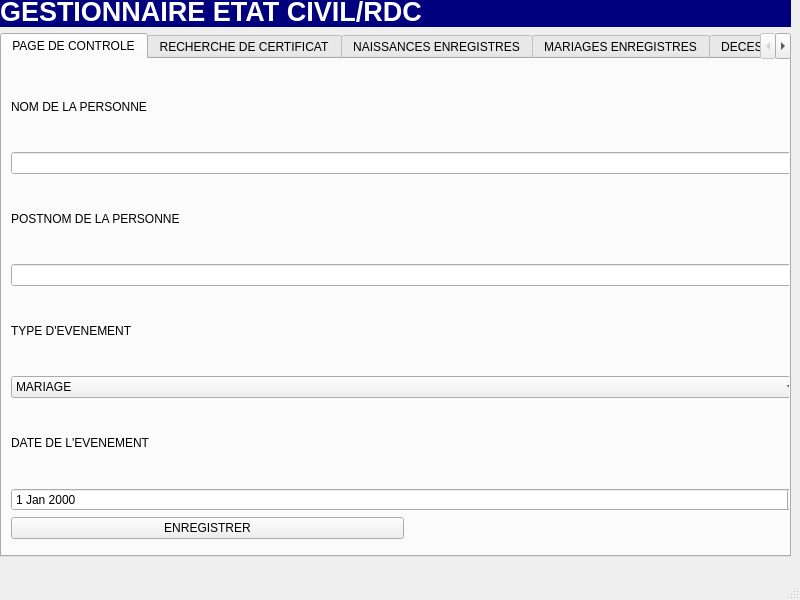
<?xml version="1.0" encoding="UTF-8"?>
<ui version="4.0">
 <class>gestion</class>
 <widget class="QMainWindow" name="gestion">
  <property name="geometry">
   <rect>
    <x>0</x>
    <y>0</y>
    <width>800</width>
    <height>600</height>
   </rect>
  </property>
  <property name="windowTitle">
   <string>gestion</string>
  </property>
  <widget class="QWidget" name="centralwidget">
   <widget class="QWidget" name="layoutWidget">
    <property name="geometry">
     <rect>
      <x>0</x>
      <y>-4</y>
      <width>791</width>
      <height>561</height>
     </rect>
    </property>
    <layout class="QGridLayout" name="gridLayout_2">
     <item row="0" column="0">
      <widget class="QLabel" name="label_6">
       <property name="font">
        <font>
         <pointsize>20</pointsize>
         <bold>true</bold>
        </font>
       </property>
       <property name="layoutDirection">
        <enum>Qt::LeftToRight</enum>
       </property>
       <property name="styleSheet">
        <string notr="true">color: rgb(255, 255, 255);
background-color: rgb(0, 0, 127);</string>
       </property>
       <property name="text">
        <string>GESTIONNAIRE ETAT CIVIL/RDC</string>
       </property>
      </widget>
     </item>
     <item row="1" column="0">
      <widget class="QTabWidget" name="tabWidget">
       <property name="currentIndex">
        <number>0</number>
       </property>
       <widget class="QWidget" name="tab">
        <attribute name="title">
         <string>PAGE DE CONTROLE</string>
        </attribute>
        <widget class="QWidget" name="layoutWidget">
         <property name="geometry">
          <rect>
           <x>9</x>
           <y>9</y>
           <width>791</width>
           <height>471</height>
          </rect>
         </property>
         <layout class="QGridLayout" name="gridLayout">
          <item row="1" column="0" colspan="2">
           <widget class="QLineEdit" name="name"/>
          </item>
          <item row="5" column="0" colspan="2">
           <widget class="QComboBox" name="typeevent">
            <item>
             <property name="text">
              <string>MARIAGE</string>
             </property>
            </item>
            <item>
             <property name="text">
              <string>DECES</string>
             </property>
            </item>
            <item>
             <property name="text">
              <string>NAISSANCE</string>
             </property>
            </item>
           </widget>
          </item>
          <item row="7" column="0" colspan="2">
           <widget class="QDateEdit" name="dateevent"/>
          </item>
          <item row="8" column="0">
           <widget class="QPushButton" name="pushButton">
            <property name="text">
             <string>ENREGISTRER</string>
            </property>
           </widget>
          </item>
          <item row="3" column="0" colspan="2">
           <widget class="QLineEdit" name="postname">
            <property name="text">
             <string/>
            </property>
           </widget>
          </item>
          <item row="2" column="0">
           <widget class="QLabel" name="label_2">
            <property name="text">
             <string>POSTNOM DE LA PERSONNE</string>
            </property>
           </widget>
          </item>
          <item row="6" column="0">
           <widget class="QLabel" name="label_4">
            <property name="text">
             <string>DATE DE L'EVENEMENT</string>
            </property>
           </widget>
          </item>
          <item row="0" column="0">
           <widget class="QLabel" name="label">
            <property name="text">
             <string>NOM DE LA PERSONNE</string>
            </property>
           </widget>
          </item>
          <item row="4" column="0">
           <widget class="QLabel" name="label_3">
            <property name="text">
             <string>TYPE D'EVENEMENT</string>
            </property>
           </widget>
          </item>
         </layout>
        </widget>
       </widget>
       <widget class="QWidget" name="tab_2">
        <attribute name="title">
         <string>RECHERCHE DE CERTIFICAT</string>
        </attribute>
        <widget class="QTextEdit" name="fullcomplete">
         <property name="geometry">
          <rect>
           <x>390</x>
           <y>30</y>
           <width>312</width>
           <height>259</height>
          </rect>
         </property>
        </widget>
        <widget class="QPushButton" name="pushButton_3">
         <property name="geometry">
          <rect>
           <x>390</x>
           <y>300</y>
           <width>312</width>
           <height>24</height>
          </rect>
         </property>
         <property name="text">
          <string>IMPRIMER</string>
         </property>
        </widget>
        <widget class="QRadioButton" name="naiss">
         <property name="geometry">
          <rect>
           <x>20</x>
           <y>46</y>
           <width>312</width>
           <height>22</height>
          </rect>
         </property>
         <property name="text">
          <string>Naissance</string>
         </property>
        </widget>
        <widget class="QPushButton" name="pushButton_2">
         <property name="geometry">
          <rect>
           <x>20</x>
           <y>170</y>
           <width>312</width>
           <height>24</height>
          </rect>
         </property>
         <property name="text">
          <string>LIRE LE FICHIER</string>
         </property>
        </widget>
        <widget class="QLineEdit" name="name_fichier">
         <property name="geometry">
          <rect>
           <x>20</x>
           <y>130</y>
           <width>312</width>
           <height>24</height>
          </rect>
         </property>
        </widget>
        <widget class="QRadioButton" name="mar">
         <property name="geometry">
          <rect>
           <x>20</x>
           <y>102</y>
           <width>312</width>
           <height>22</height>
          </rect>
         </property>
         <property name="text">
          <string>Mariage</string>
         </property>
        </widget>
        <widget class="QLabel" name="label_5">
         <property name="geometry">
          <rect>
           <x>20</x>
           <y>0</y>
           <width>312</width>
           <height>30</height>
          </rect>
         </property>
         <property name="font">
          <font>
           <bold>true</bold>
          </font>
         </property>
         <property name="text">
          <string>RECHERCHER UN CERTIFICAT</string>
         </property>
        </widget>
        <widget class="QRadioButton" name="dec">
         <property name="geometry">
          <rect>
           <x>20</x>
           <y>74</y>
           <width>312</width>
           <height>22</height>
          </rect>
         </property>
         <property name="text">
          <string>Deces</string>
         </property>
        </widget>
       </widget>
       <widget class="QWidget" name="tab_3">
        <attribute name="title">
         <string>NAISSANCES ENREGISTRES</string>
        </attribute>
       </widget>
       <widget class="QWidget" name="tab_4">
        <attribute name="title">
         <string>MARIAGES ENREGISTRES</string>
        </attribute>
       </widget>
       <widget class="QWidget" name="tab_5">
        <attribute name="title">
         <string>DECES ENREGISTRES</string>
        </attribute>
       </widget>
      </widget>
     </item>
    </layout>
   </widget>
  </widget>
  <widget class="QMenuBar" name="menubar">
   <property name="geometry">
    <rect>
     <x>0</x>
     <y>0</y>
     <width>800</width>
     <height>21</height>
    </rect>
   </property>
  </widget>
  <widget class="QStatusBar" name="statusbar"/>
 </widget>
 <resources/>
 <connections/>
</ui>
